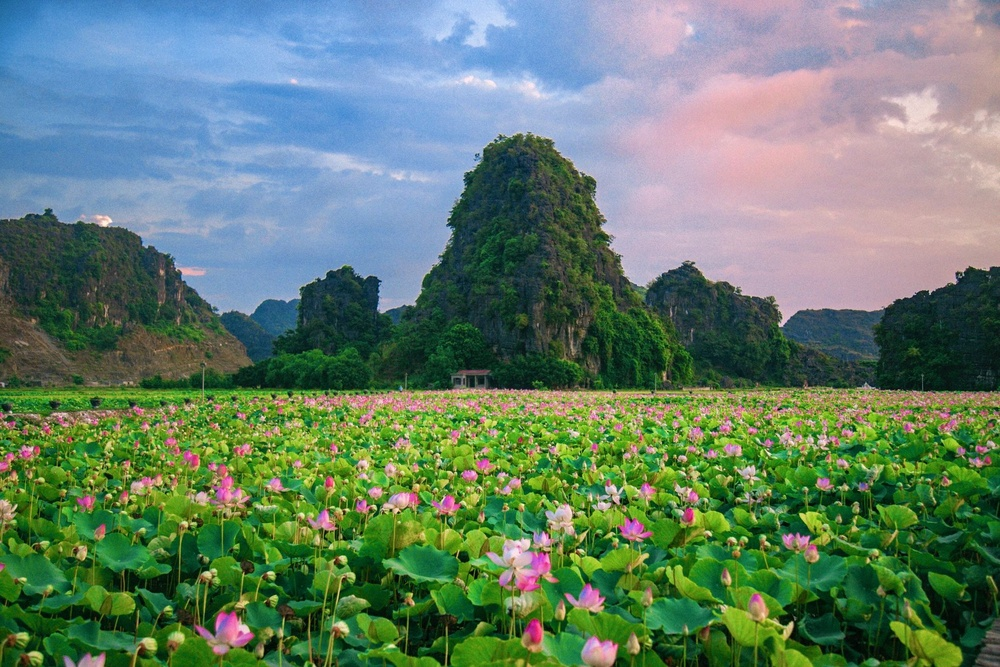
#> input picture nature.jpg, 1000 x 667 px, shrunk from 1827 x 1218 before the run
$ python understand_reshape.py
#> lines starting #> are read from the running program, lines starting #| are printed output that depends on the picture
from sklearn.cluster import KMeans
import matplotlib.pyplot as plt
import numpy as np
import cv2

img = plt.imread("nature.jpg")
#> img is the input picture: shape (667, 1000, 3); mean R, G, B 101, 126.9, 108

# print(img.shape)

img_height = img.shape[0]
#> img_height = 667
img_width = img.shape[1]
#> img_width = 1000
img_type = img.shape[2]
#> img_type = 3

# print(img_height)
# print(img_width)


img = img.reshape(img_height*img_width, img_type)
kmeans = KMeans(n_clusters=4).fit(img)
labels = kmeans.predict(img)
clusters = kmeans.cluster_centers_
#> clusters = [[29.56, 71.2, 35.94], [120, 160.6, 208.9], [103.4, 142.4, 54.67], [195.5, 171.2, 177.7]]

# print(labels)
# print(clusters)

img_2 = np.zeros((img_height, img_width, img_type), dtype=np.uint8)

# plt.imshow(img_2)
# plt.show()

index = 0
for i in range(img_height):
    for j in range(img_width):
        label_of_pixel = labels[index]
        img_2[i][j] = clusters[label_of_pixel]
        index = index + 1
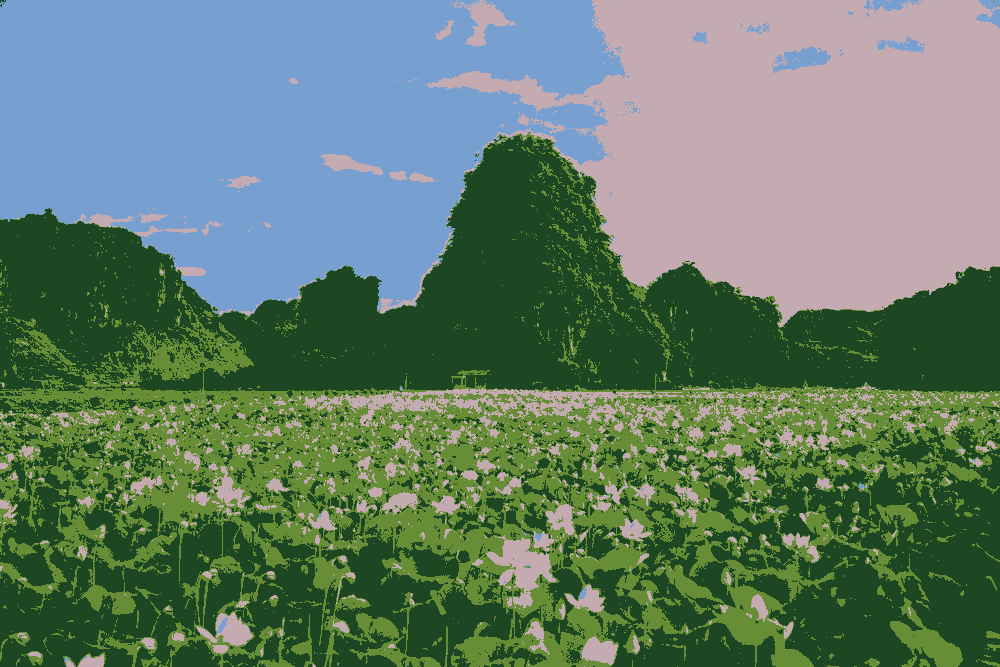
#> img_2: shape (667, 1000, 3); mean of channels 0, 1, 2 100.5, 126.6, 107.2; drawn as R, G, B
#> after the loop, index = 667000

plt.imshow(img_2)
plt.show()
#cv2.imwrite('ns.jpg', img_2)
